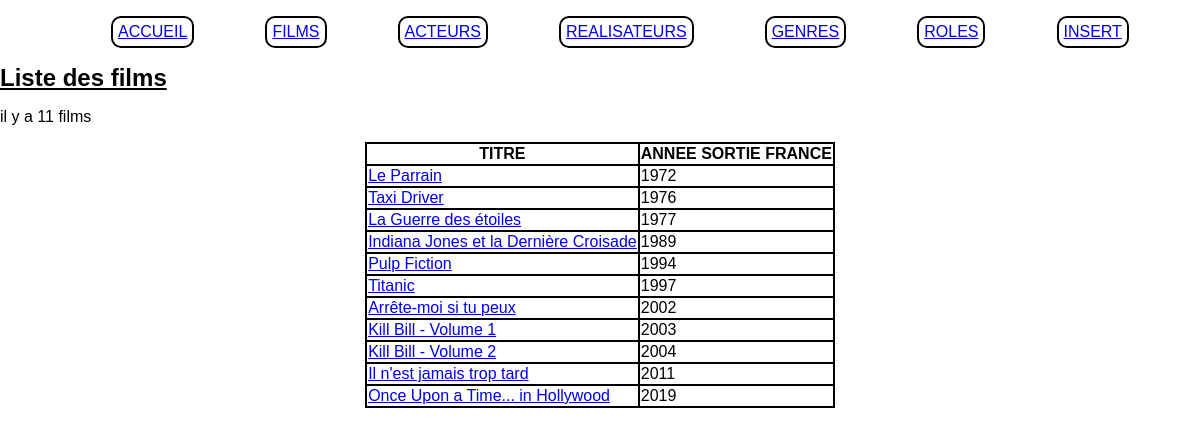
/index.php?action=listFilms, run on the app's committed database.
### tables this page shows
CREATE TABLE IF NOT EXISTS `film` (
  `id_film` int(11) NOT NULL AUTO_INCREMENT,
  `titre` varchar(100) NOT NULL,
  `annee_sortie_france` year(4) NOT NULL,
  `duree_minutes` smallint(6) NOT NULL,
  `synopsis` longtext,
  `note` float DEFAULT NULL,
  `affiche` varchar(50) DEFAULT NULL,
  `id_realisateur` int(11) NOT NULL,
  PRIMARY KEY (`id_film`),
  KEY `FK_film_realisateur` (`id_realisateur`),
  CONSTRAINT `FK_film_realisateur` FOREIGN KEY (`id_realisateur`) REFERENCES `realisateur` (`id_realisateur`)
);

### controller/CinemaController.php (called while the page is built, shortened)
<?php
class CinemaController {
    public function listFilms() {
        $pdo = Connect::seConnecter();
        $requete = $pdo->query("
        SELECT id_film, titre, annee_sortie_france
        FROM film
        ORDER BY annee_sortie_france"
        );
        require "view/listFilms.php";
    }
}

### view/listFilms.php (the view, shortened to what this page needs)
<p>il y a <?= $requete->rowCount() ?> films</p>
<table>
    <thead>
        <tr>
            <th>TITRE</th>
            <th>ANNEE SORTIE FRANCE</th>
        </tr>
    </thead>
    <tbody>
        <?php
            foreach ($requete->fetchAll() as $detailFilms) { ?>
                <tr>
                    <td><a href="index.php?action=detailFilms&id=<?= $detailFilms["id_film"] ?>"><?= $detailFilms["titre"] ?></a></td>
                    <td><?= $detailFilms["annee_sortie_france"] ?></td>
                </tr>
            <?php } ?>
    </tbody>
</table>
<?php
$titre_secondaire = "Liste des films";
$contenu = ob_get_clean();
require "view/template.php";

### index.php (shortened to what this page needs)
<?php
$ctrlCinema = new CinemaController();
if(isset($_GET["action"])) {
    switch ($_GET["action"]) {
    case "listFilms" :
        $ctrlCinema->listFilms();
        break;
    }
 }
    else {
        $ctrlCinema->accueil();
}

### view/template.php (shortened to what this page needs)
<!DOCTYPE html>
<html lang="en">
<head>
    <link href="public\CSS\style.css" rel="stylesheet"/>
</head>
<body>
    <nav>
        <ul>
           <li> <a href="index.php">ACCUEIL</a></li>
           <li> <a href="index.php?action=listFilms">FILMS</a></li>
           <li> <a href="index.php?action=listActeurs">ACTEURS</a></li>
           <li> <a href="index.php?action=listRealisateurs">REALISATEURS</a> </li>
           <li> <a href="index.php?action=listGenre">GENRES</a></li>
           <li> <a href="index.php?action=listRoles">ROLES</a></li>
           <li> <a href="index.php?action=formulaire">INSERT</a></li>
        </ul>
    </nav>
    <main>
        <div id="contenu">
            <h2 ><?= $titre_secondaire ?></h2>
            <?= $contenu ?>
        </div>
</main>
</body>
</html>

### public/CSS/style.css (style rules this page uses)
* { box-sizing: border-box; }
body { margin: 0; font-size: 16px; font-family: Arial, sans-serif; margin: 0 auto; background-color: white; }
th,td { border: 2px solid black; justify-content: center; }
#contenu h1,h2 { margin: auto; text-decoration-line: underline; justify-content: center; }
table { margin: auto; border-collapse: collapse; justify-content: center; }
nav ul { display: flex; text-decoration: none; justify-content: space-evenly; list-style: none; }
nav ul li { border: solid 2px black; padding: 5px; border-radius: 10px; }
nav ul li a { cursor: pointer; }

### data on the page
film: titre "Le Parrain", annee_sortie_france "1972"
film: titre "Taxi Driver", annee_sortie_france "1976"
film: titre "La Guerre des étoiles", annee_sortie_france "1977"
film: titre "Indiana Jones et la Dernière Croisade", annee_sortie_france "1989"
film: titre "Pulp Fiction", annee_sortie_france "1994"
film: titre "Titanic", annee_sortie_france "1997"
film: titre "Arrête-moi si tu peux", annee_sortie_france "2002"
film: titre "Kill Bill - Volume 1", annee_sortie_france "2003"
film: titre "Kill Bill - Volume 2", annee_sortie_france "2004"
film: titre "Il n'est jamais trop tard", annee_sortie_france "2011"
film: titre "Once Upon a Time... in Hollywood", annee_sortie_france "2019"

### other printed values
$titre_secondaire "Liste des films"
$requete->rowCount() "11"
